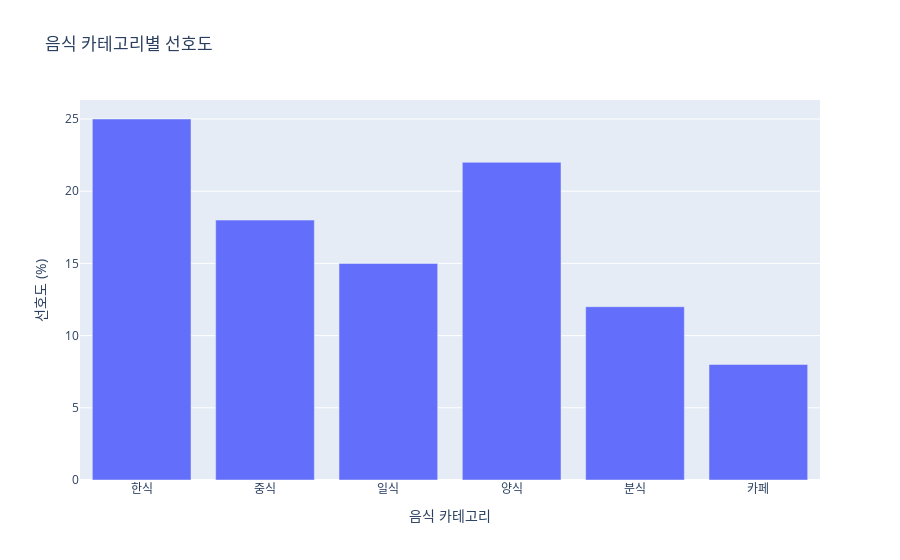
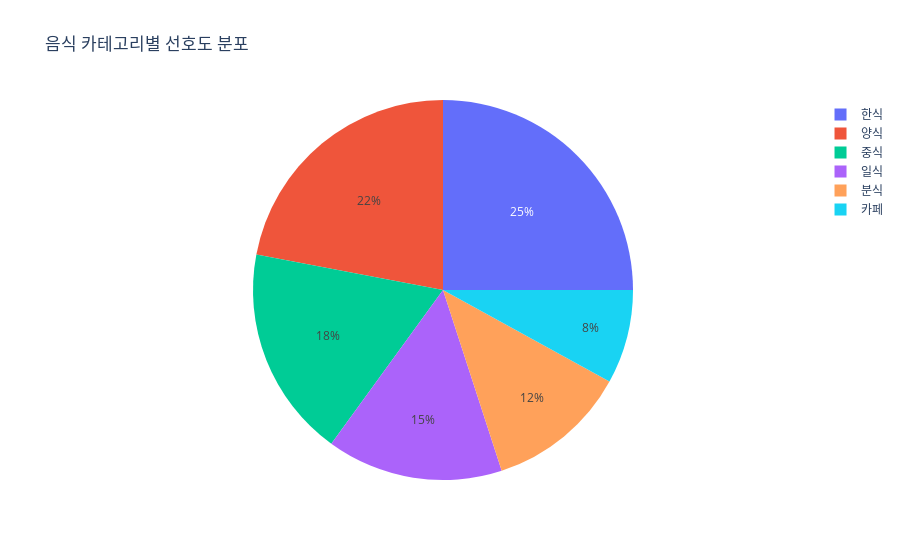
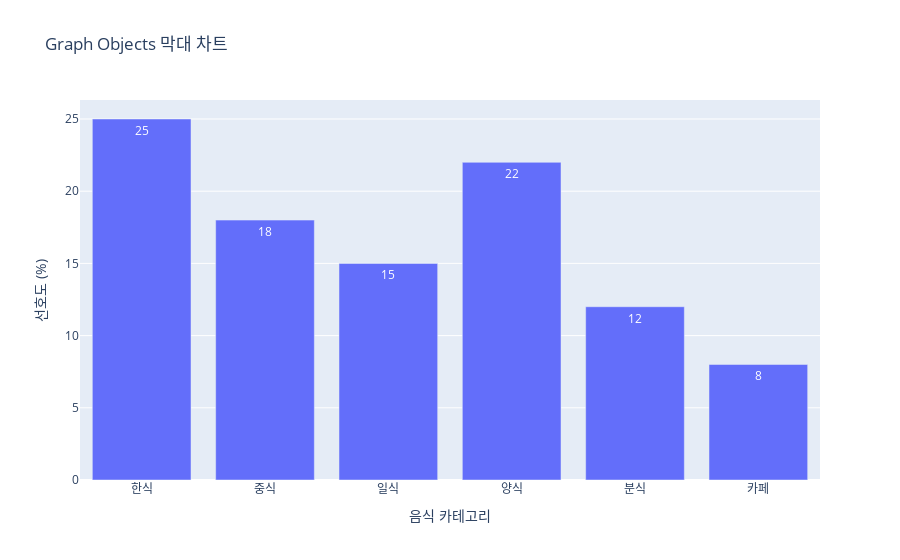
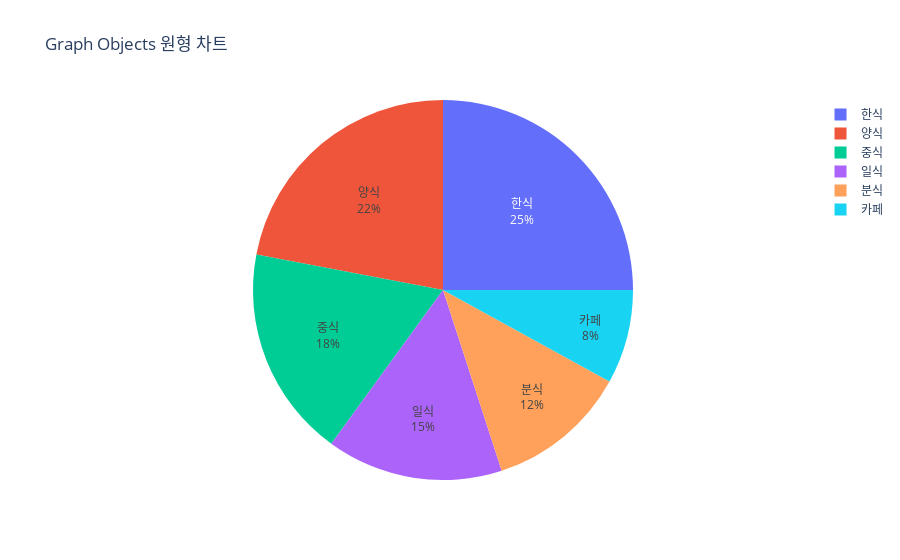

Notebook code cell kept with these figures, in order:
### Code cell
#!/usr/bin/env python3
# -*- coding: utf-8 -*-
"""
간단한 Plotly 막대 차트와 원형 차트 예시
"""

import plotly.express as px
import plotly.graph_objects as go

# 샘플 데이터
categories = ['한식', '중식', '일식', '양식', '분식', '카페']
values = [25, 18, 15, 22, 12, 8]

print("=== 간단한 Plotly 예시 ===")

# 1. Plotly Express를 사용한 막대 차트
print("1. 막대 차트 생성...")
fig_bar = px.bar(
    x=categories,
    y=values,
    title='음식 카테고리별 선호도',
    labels={'x': '음식 카테고리', 'y': '선호도 (%)'}
)
fig_bar.show()

# 2. Plotly Express를 사용한 원형 차트
print("2. 원형 차트 생성...")
fig_pie = px.pie(
    values=values,
    names=categories,
    title='음식 카테고리별 선호도 분포'
)
fig_pie.show()

# 3. Graph Objects를 사용한 막대 차트
print("3. Graph Objects 막대 차트 생성...")
fig_go_bar = go.Figure()
fig_go_bar.add_trace(go.Bar(
    x=categories,
    y=values,
    text=values,
    textposition='auto'
))
fig_go_bar.update_layout(
    title='Graph Objects 막대 차트',
    xaxis_title='음식 카테고리',
    yaxis_title='선호도 (%)'
)
fig_go_bar.show()

# 4. Graph Objects를 사용한 원형 차트
print("4. Graph Objects 원형 차트 생성...")
fig_go_pie = go.Figure()
fig_go_pie.add_trace(go.Pie(
    labels=categories,
    values=values,
    textinfo='label+percent'
))
fig_go_pie.update_layout(title='Graph Objects 원형 차트')
fig_go_pie.show()

print("모든 차트가 생성되었습니다!")

### Figure 1 — Plotly figure (JSON) as saved in the notebook; plotly's stock layout.template omitted (floating-point values rounded to 4 significant figures)
{"data": [{"hovertemplate": "음식 카테고리=%{x}<br>선호도 (%)=%{y}<extra></extra>", "legendgroup": "", "marker": {"color": "#636efa", "pattern": {"shape": ""}}, "name": "", "orientation": "v", "showlegend": false, "textposition": "auto", "type": "bar", "x": ["한식", "중식", "일식", "양식", "분식", "카페"], "xaxis": "x", "y": [25, 18, 15, 22, 12, 8], "yaxis": "y"}], "layout": {"barmode": "relative", "legend": {"tracegroupgap": 0}, "title": {"text": "음식 카테고리별 선호도"}, "xaxis": {"anchor": "y", "domain": [0, 1], "title": {"text": "음식 카테고리"}}, "yaxis": {"anchor": "x", "domain": [0, 1], "title": {"text": "선호도 (%)"}}}}

### Figure 2 — Plotly figure (JSON) as saved in the notebook; plotly's stock layout.template omitted (floating-point values rounded to 4 significant figures)
{"data": [{"domain": {"x": [0, 1], "y": [0, 1]}, "hovertemplate": "label=%{label}<br>value=%{value}<extra></extra>", "labels": ["한식", "중식", "일식", "양식", "분식", "카페"], "legendgroup": "", "name": "", "showlegend": true, "type": "pie", "values": [25, 18, 15, 22, 12, 8]}], "layout": {"legend": {"tracegroupgap": 0}, "title": {"text": "음식 카테고리별 선호도 분포"}}}

### Figure 3 — Plotly figure (JSON) as saved in the notebook; plotly's stock layout.template omitted (floating-point values rounded to 4 significant figures)
{"data": [{"text": ["25", "18", "15", "22", "12", "8"], "textposition": "auto", "type": "bar", "x": ["한식", "중식", "일식", "양식", "분식", "카페"], "y": [25, 18, 15, 22, 12, 8]}], "layout": {"title": {"text": "Graph Objects 막대 차트"}, "xaxis": {"title": {"text": "음식 카테고리"}}, "yaxis": {"title": {"text": "선호도 (%)"}}}}

### Figure 4 — Plotly figure (JSON) as saved in the notebook; plotly's stock layout.template omitted (floating-point values rounded to 4 significant figures)
{"data": [{"labels": ["한식", "중식", "일식", "양식", "분식", "카페"], "textinfo": "label+percent", "type": "pie", "values": [25, 18, 15, 22, 12, 8]}], "layout": {"title": {"text": "Graph Objects 원형 차트"}}}
